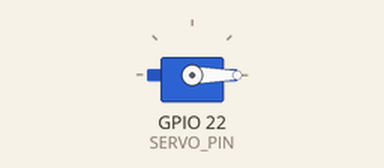
Recording of a sketch running on a simulated ESP32. Parts: servo. What the sketch prints to the serial monitor is not drawn.

Above: at 0.05 s.
Timing chart, 0 to 4.6 s (numbered marks = the images above):
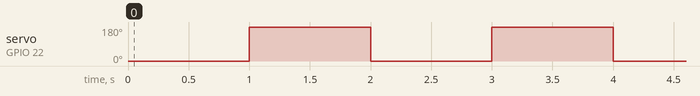

Measured:
- by itself, servo on GPIO 22 (SERVO_PIN): alternates 180° for 1.0 s and 0° for 1.0 s

The sketch:

Servo_test_code.ino
```cpp
#include <ESP32Servo.h>

// The GPIO pin where the servo signal wire is connected
#define SERVO_PIN 22

Servo myServo; // Create a servo object

void setup() {
  Serial.begin(115200);
  Serial.println("SG90 Servo Motor Test");
  myServo.attach(SERVO_PIN); // Attach the servo to the pin
}

void loop() {
  Serial.println("Moving to 0 degrees");
  myServo.write(0);
  delay(1000);

  /*
  Serial.println("Moving to 90 degrees");
  myServo.write(90);
  delay(1000);
*/
  Serial.println("Moving to 180 degrees");
  myServo.write(180);
  delay(1000);
}
```
